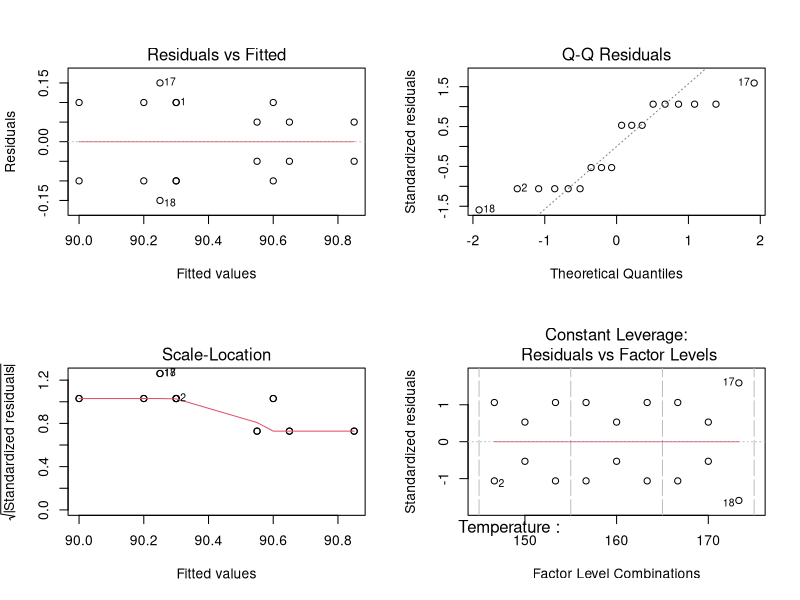
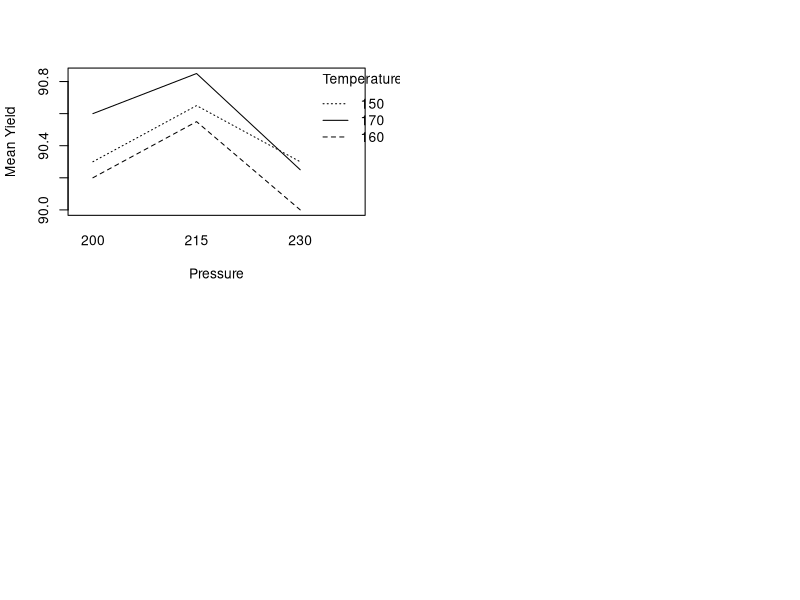

Recreate these plots in R, in order.
## ---- chunk 1
# ------------------------------------------------------------
# Construct a two-factor factorial experiment with replication
# Response variable: Yield
# Factors:
#   - Temperature: 150, 160, 170
#   - Pressure: 200, 215, 230
# Each combination has 2 replicates
# ------------------------------------------------------------

library(dplyr)
data <- data.frame(
  Temperature=rep(c(150, 160, 170), each =6), 
  Pressure=rep(rep(c(200, 215,230),each=2),times=3), 
  Replicate=rep(1:2,times=9), 
  Yield =c(
  # temperature = 150
  90.4, 90.2, # pressure 200
  90.7, 90.6, # pressure 215
  90.2, 90.4, # pressure 230
  
  # temperature = 160
  90.1, 90.3, # pressure 200
  90.5, 90.6, # pressure 230
  89.9, 90.1,
  
  # temperature = 170
  90.5, 90.7,# pressure 200
  90.8, 90.9,# pressure 215
  90.4, 90.1# pressure 230
  )
)  

# Convert predictors to categorical factors
data$Temperature <- factor(data$Temperature, levels = c(150, 160, 170))
data$Pressure <- factor(data$Pressure, levels = c(200, 215, 230))

# ------------------------------------------------------------
# Fit two-way ANOVA model with interaction
# ------------------------------------------------------------
mod <- aov(Yield~Temperature*Pressure, data =data)

# ANOVA table to test:
# - main effect of Temperature
# - main effect of Pressure
# - interaction between Temperature and Pressure
anova(mod)
## ---- chunk 2
# ------------------------------------------------------------
# Post-hoc analysis for significant main effects
# Tukey HSD controls family-wise error rate
# ------------------------------------------------------------

TukeyHSD(mod, which = c("Temperature", "Pressure"))
## ---- chunk 3
# ------------------------------------------------------------
# Diagnostic plots to assess model assumptions:
# - Linearity
# - Normality of residuals
# - Homoscedasticity
# ------------------------------------------------------------

par(mfrow = c(2, 2))
plot(mod)
## ---- chunk 4
# ------------------------------------------------------------
# Compute mean yield for each Temperature–Pressure combination
# Helps identify practically optimal settings
# ------------------------------------------------------------

data %>%
  group_by(Temperature, Pressure) %>%
  summarise(mean_yield = mean(Yield), .groups = "drop") %>%
  arrange(desc(mean_yield))

## ---- chunk 5
# ------------------------------------------------------------
# Interaction plot for visual assessment of interaction effects
# ------------------------------------------------------------

interaction.plot(
  x.factor = data$Pressure,
  trace.factor = data$Temperature,
  response = data$Yield,
  xlab = "Pressure",
  ylab = "Mean Yield",
  trace.label = "Temperature"
)
## ---- chunk 6
# ------------------------------------------------------------
# Estimated marginal means for main effects and interaction
# ------------------------------------------------------------

model.tables(mod, type = "means")
## ---- chunk 7
# ------------------------------------------------------------
# Identify the experimental setting with maximum observed yield
# ------------------------------------------------------------

max_yield <- data[which.max(data$Yield), ]
max_yield
